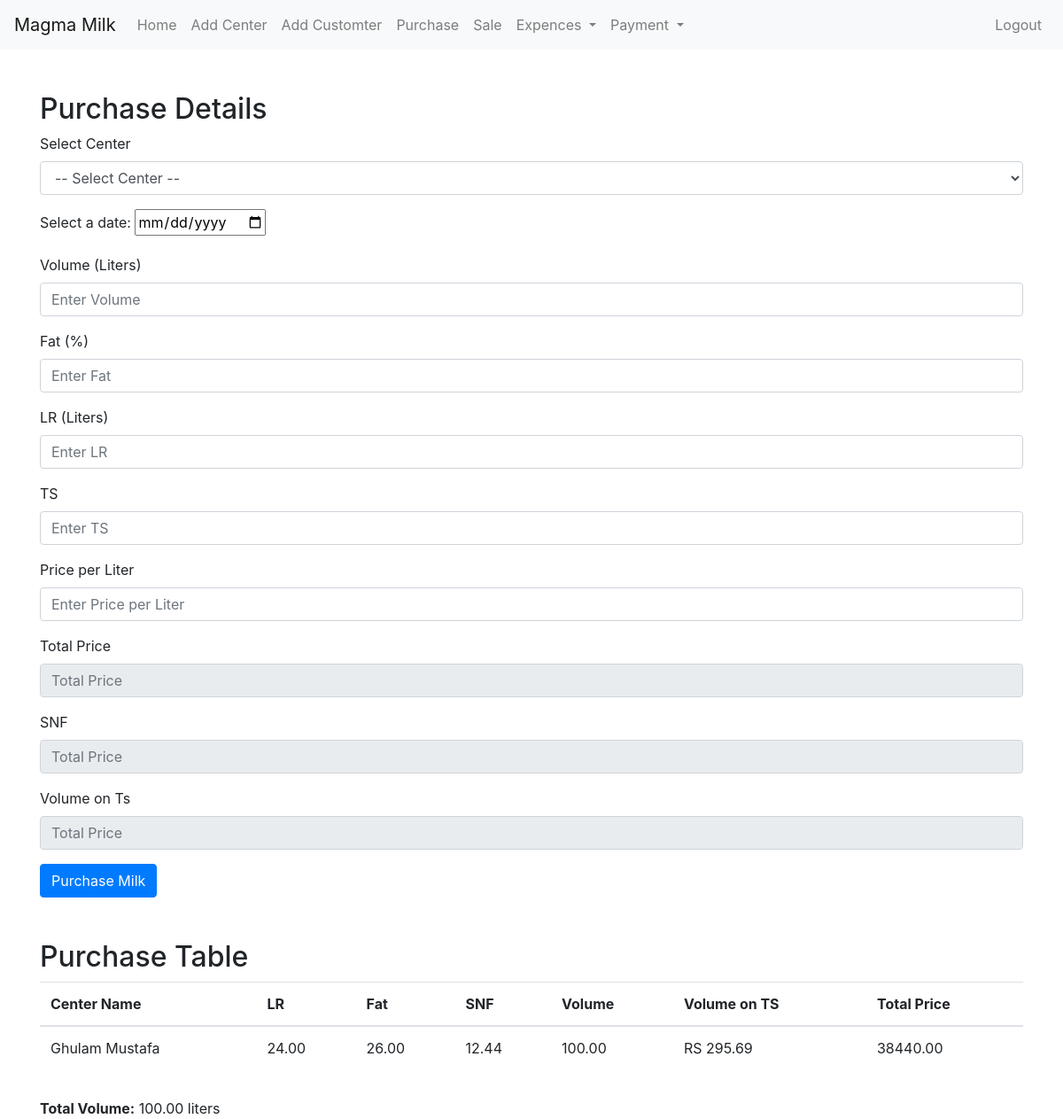
Screenshot of /purchase_milk/ with the database file from the repository.
### Store/models.py (models this page shows, shortened)
class MilkPurchase(models.Model):
    milk_center = models.ForeignKey('MilkCenter', on_delete=models.CASCADE)
    purchase_date = models.DateField()
    volume = models.DecimalField(max_digits=10, decimal_places=2)
    price_per_liter = models.DecimalField(max_digits=10, decimal_places=2)
    LR = models.DecimalField(max_digits=10, decimal_places=2)
    Fat = models.DecimalField(max_digits=10, decimal_places=2)
    SNF = models.DecimalField(max_digits=10, decimal_places=2)
    price_on_TS = models.DecimalField(max_digits=10, decimal_places=2)
    total_price = models.DecimalField(max_digits=10, decimal_places=2)
    purchase_datetime = models.DateTimeField(auto_now_add=True)

class MilkCenter(models.Model):
    name = models.CharField(max_length=255)
    phone_number = models.CharField(max_length=15)  # You can adjust the max_length as needed
    address = models.TextField()
    price_of_milk = models.DecimalField(max_digits=10, decimal_places=2)  # Assuming price is a decimal value
    datetime = models.DateTimeField(auto_now_add=True)
    def __str__(self):
        return self.name

### Store/views.py (the view, shortened to what this page needs)
# urls.py: path('purchase_milk/', views.purchase_milk, name='purchase_milk'),
def purchase_milk(request):
    from datetime import date
    today = date.today()
    centers = MilkCenter.objects.all()
    purchase=MilkPurchase.objects.filter(purchase_date=today)
    return render(request, 'manager/purchase.html', {'milk_center': centers,'purchase':purchase})

### Store/templates/manager/purchase.html (shortened to what this page needs)
{% extends 'manager/manager_dashbord.html' %}
{% block content %}
<div class="container mt-5">
    <h2>Purchase Details</h2>
    <form method="post">
        <div class="form-group">
            <label for="selectCenter">Select Center</label>
            <select class="form-control" id="selectCenter" name="milk_center" required>
                <option value="">-- Select Center --</option>
            </select>
        </div>
        <div class="form-group">
            <label for="date_field">Select a date:</label>
        <input type="date" id="date_field" placeholder="selected_date" name="date" required>
        </div>
        <div class="form-group">
            <label for="inputVolume">Volume (Liters)</label>
            <input type="number" class="form-control" id="inputVolume" name="volume" placeholder="Enter Volume" required>
        </div>
        <div class="form-group">
            <label for="inputFat">Fat (%)</label>
            <input type="number" class="form-control" id="inputFat" name="Fat" placeholder="Enter Fat" step="any" required>
        </div>
        <div class="form-group">
            <label for="inputLR">LR (Liters)</label>
            <input type="number" class="form-control" id="inputLR" name="LR" placeholder="Enter LR" step="any"  required>
        </div>
        <div class="form-group">
            <label for="inputFat">TS</label>
            <input type="number" class="form-control" id="inputTS" name="TS" placeholder="Enter TS" required>
        </div>
        <div class="form-group">
            <label for="inputPrice">Price per Liter</label>
            <input type="number" class="form-control" id="inputPrice" name="price" placeholder="Enter Price per Liter" required>
        </div>
        <div class="form-group">
            <label for="inputTotalPrice">Total Price</label>
            <input type="number" class="form-control" id="inputTotalPrice" name="total_price" placeholder="Total Price" readonly>
        </div>
        <div class="form-group">
            <label for="inputTotalPrice">SNF</label>
            <input type="number" class="form-control" id="inputSNF" name="SNF" placeholder="Total Price" readonly>
        </div>
        <div class="form-group">
            <label for="inputTotalPrice">Volume on Ts</label>
            <input type="number" class="form-control" id="inputTsVolume" name="TsVolume" placeholder="Total Price" readonly>
        </div>
        <button type="submit" class="btn btn-primary">Purchase Milk</button>
    </form>
</div>
<div class="container mt-5">
    <h2>Purchase Table</h2>
    <div class="table-responsive">
        <table class="table">
            <thead>
                <tr>
                    <th>Center Name</th>
                    <th>LR</th>
                    <th>Fat</th>
                    <th>SNF</th>
                    <th>Volume</th>
                    <th>Volume on TS</th>
                    <th>Total Price</th>
                </tr>
            </thead>
            <tbody>
                {% for i in purchase %}
                <tr>
                    <td>{{i.milk_center}}</td>
                    <td>{{i.LR}}</td>
                    <td>{{i.Fat}}</td>
                    <td>{{i.SNF}}</td>
                    <td>{{i.volume}}</td>
                    <td>RS {{i.price_on_TS}}</td>
                    <td>{{i.total_price}}</td>
                </tr>
                {% endfor %}
            </tbody>
        </table>
    </div>
    <div class="mt-3">
        <strong>Total Volume:</strong> <span id="totalVolume">0</span> liters
    </div>
</div>
{% endblock content %}

### rows the page displays
MilkPurchase: milk_center "Ghulam Mustafa", LR "24.00", Fat "26.00", SNF "12.44", volume "100.00", price_on_TS "295.69", total_price "38440.00"
